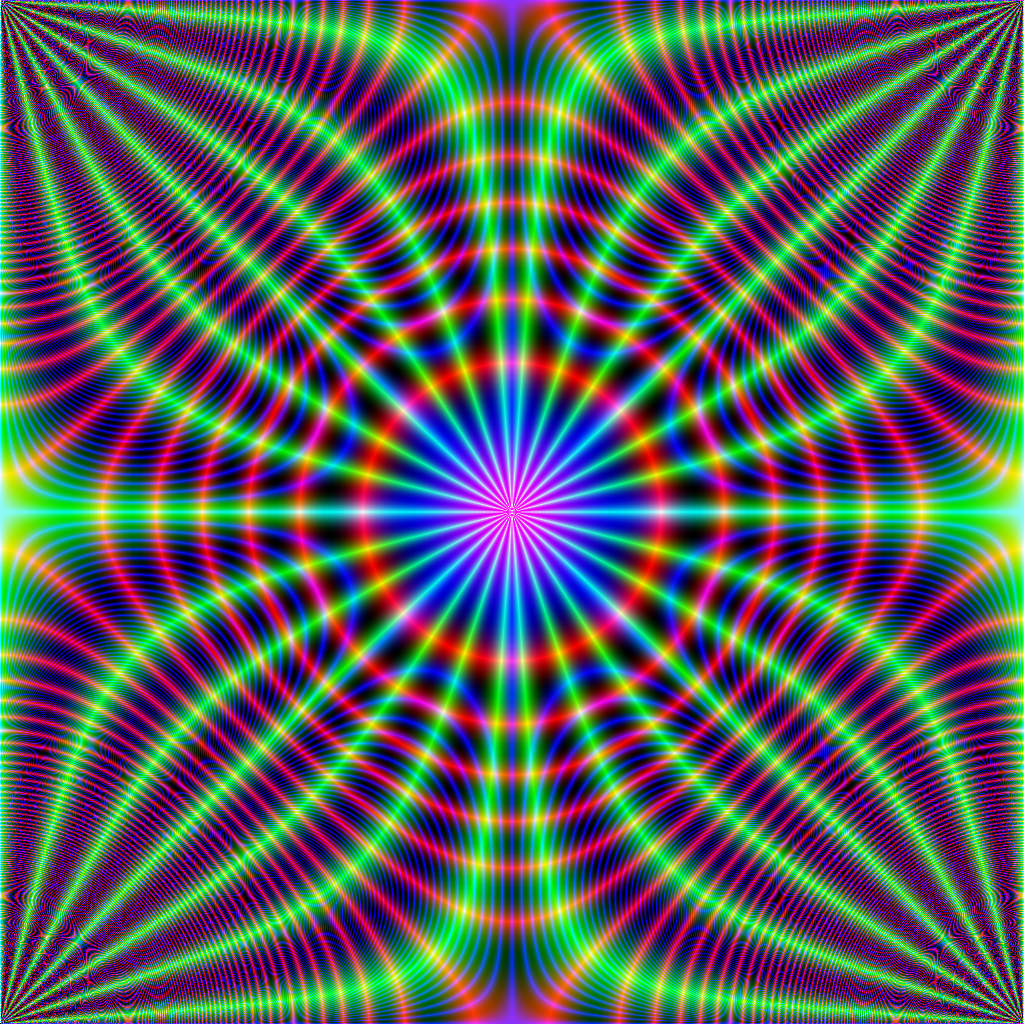

This figure's R source:
library(jacobi)
library(RcppColors)

x <- seq(4, 8, len = 1024)-8
y <- seq(4, 8, len = 1024)-8

f <- function(x, y) {
  z <- complex(real = x, imaginary = y)
  wp(z, omega = c(0.5, 0.5+0.5i), derivative = 0L)
}

Z <- outer(x, y, f)
img <- colorMap5(Z)

opar <- par(mar = c(0,0,0,0), bg="black")
plot(c(-100, 100), c(-100, 100), type = "n", xaxs ="i", yaxs = "i",
     xlab = NA, ylab = NA, axes = FALSE, asp = 1)
rasterImage(img, -100, -100, 100, 100)
par(opar)


svg("x.svg", width = 16, height = 16)
opar <- par(mar = c(0,0,0,0), bg = "black")
plot(c(-100, 100), c(-100, 100), type = "n", xaxs ="i", yaxs = "i",
     xlab = NA, ylab = NA, axes = FALSE, asp = 1)
rasterImage(img, -100, -100, 100, 100)
par(opar)
dev.off()

rsvg::rsvg_png(
  "x.svg", "wp4x4_cm5.png", width = 1024, height = 1024
)

##################################################################
library(rgl)
library(cgalMeshes)
mesh <- torusMesh(
  R = sqrt(2), r = 1, nu = 1024, nv = 1024, conformal = FALSE, normals = FALSE
)

#clrs <- c(img)
mesh[["material"]] <- list("color" = clrs)

open3d(windowRect = 50 + c(0, 0, 512, 512))
bg3d("#363940")
view3d(-25, -25, zoom = 0.75)
clear3d(type = "lights") # destroy current lights
light3d(x = -50, y = 100, z = 100)
shade3d(mesh, specular = "forestgreen")
